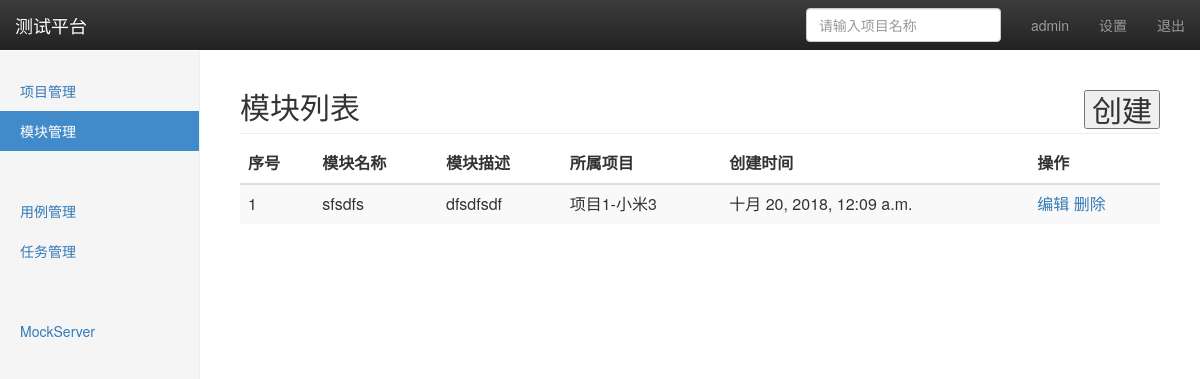
The app's page /manage/module/ (signed in), older data.
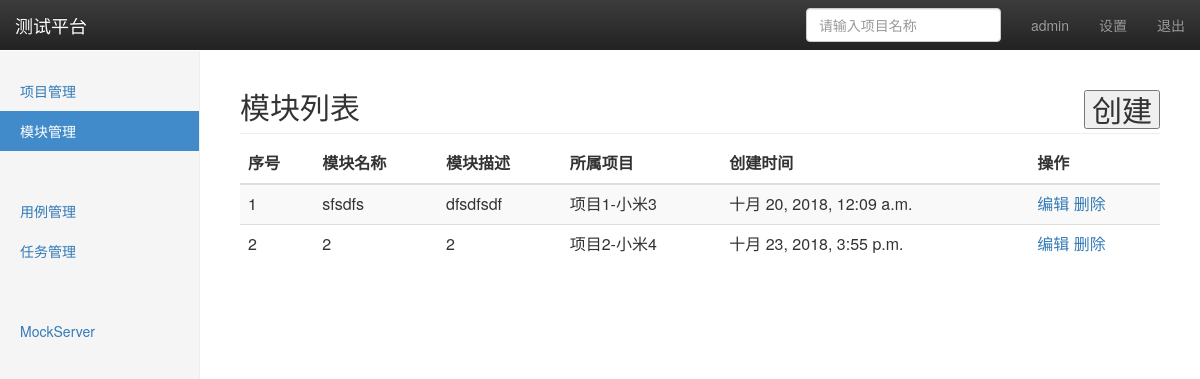
The same page, newer data.
### project_app/models.py (models this page shows, shortened)
class module(models.Model):
	project = models.ForeignKey(project,on_delete=models.CASCADE)
	name = models.CharField('模块名称',max_length=50,default='')
	description = models.TextField('模块表述',default='')
	create_time = models.DateTimeField('创建时间',auto_now=True)

class project(models.Model):
	name = models.CharField('项目名称',max_length=50,blank=False,default='')
	description = models.TextField('项目描述',default='')
	status = models.BooleanField('状态',default=True)
	create_time = models.DateTimeField('创建时间',auto_now=True)
	def __str__(self):
		return self.name

### project_app/views/module_views.py (the view)
# urls.py: path('module/', module_views.module_manage),
@login_required
def module_manage(requests):
	username = requests.session.get('user','')
	module_all = module.objects.all()
	return render(requests,'module.html',{'user':username,'modules':module_all,'type':'list'})

### templates/module.html (shortened to what this page needs)
{% extends  'base.html' %}
{% block content %}
    <nav class="navbar navbar-inverse navbar-fixed-top">
      <div class="container-fluid">
        <div class="navbar-header">
          <a class="navbar-brand" href="#">测试平台</a>
        </div>
        <div id="navbar" class="navbar-collapse collapse">
          <ul class="nav navbar-nav navbar-right">
            <li><a href="#"> {{ user }}</a></li>
            <li><a href="#">设置</a></li>
            <li><a href="/logout/">退出</a></li>
          </ul>
          <form class="navbar-form navbar-right">
            <input type="text" class="form-control" placeholder="请输入项目名称">
          </form>
        </div>
      </div>
    </nav>
    <div class="container-fluid">
      <div class="row">
        <div class="col-sm-3 col-md-2 sidebar">
          <ul class="nav nav-sidebar">
            <li><a href="/manage/project/">项目管理</a></li>
            <li class="active"><a href="/manage/module/">模块管理</a></li>
            <li><a href="#"></a></li>
          </ul>
          <ul class="nav nav-sidebar">
            <li><a href="">用例管理</a></li>
            <li><a href="">任务管理</a></li>
          </ul>
          <ul class="nav nav-sidebar">
            <li><a href=""></a></li>
            <li><a href="">MockServer</a></li>
          </ul>
        </div>
    {% if type == 'list' %}
    <div class="col-sm-2 col-sm-offset-2 col-md-10 col-md-offset-2 main">
        <h2 class="sub-header">模块列表
          <button  type='button' style='float:right' onclick="window.location.href='add/'">创建</button>
        </h2>
          <div class="table-responsive">
            <table id='molist' class="table table-striped">
              <thead>
                <tr>
                  <th>序号</th>
                  <th>模块名称</th>
                  <th>模块描述</th>
                  <th>所属项目</th>
                  <th>创建时间</th>
                  <th>操作</th>
                </tr>
              </thead>
              <tbody>
                {% for module in modules %}
                <tr>
                  <td>{{ forloop.counter }}</td>
                  <td>{{ module.name }}</td>
                  <td>{{ module.description }}</td>
                  <td>{{ module.project }}</td>
                  <td>{{ module.create_time}}</td>
                  <td>
                    <a href="edit/{{ module.id }}/">编辑</a>
                    <a href="del/{{  module.id }}/">删除</a>
                  </td>
                </tr>
                {% endfor %}
              </tbody>
            </table>
          </div>
        </div>
      </div>
    </div>
    {% endif %}
{% endblock %}

Row changes from the older to the newer data that the page shows:
added module: name "2", description "2", project "项目2-小米4", create_time "十月 23, 2018, 3:55 p.m."
